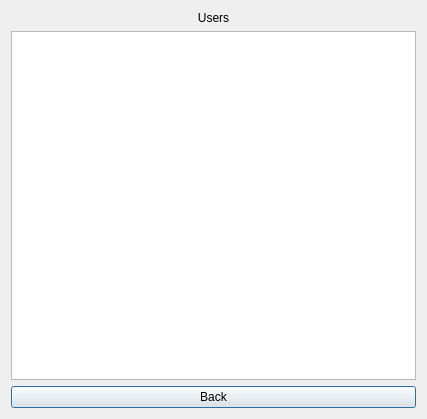
<?xml version="1.0" encoding="UTF-8"?>
<ui version="4.0">
 <class>Dialog</class>
 <widget class="QDialog" name="Dialog">
  <property name="geometry">
   <rect>
    <x>0</x>
    <y>0</y>
    <width>427</width>
    <height>419</height>
   </rect>
  </property>
  <property name="windowTitle">
   <string>Dialog</string>
  </property>
  <layout class="QVBoxLayout" name="verticalLayout">
   <item>
    <widget class="QLabel" name="Users">
     <property name="text">
      <string>Users</string>
     </property>
     <property name="alignment">
      <set>Qt::AlignCenter</set>
     </property>
    </widget>
   </item>
   <item>
    <widget class="QListWidget" name="User_list"/>
   </item>
   <item>
    <widget class="QPushButton" name="pushButton">
     <property name="text">
      <string>Back</string>
     </property>
    </widget>
   </item>
  </layout>
 </widget>
 <resources/>
 <connections/>
</ui>
